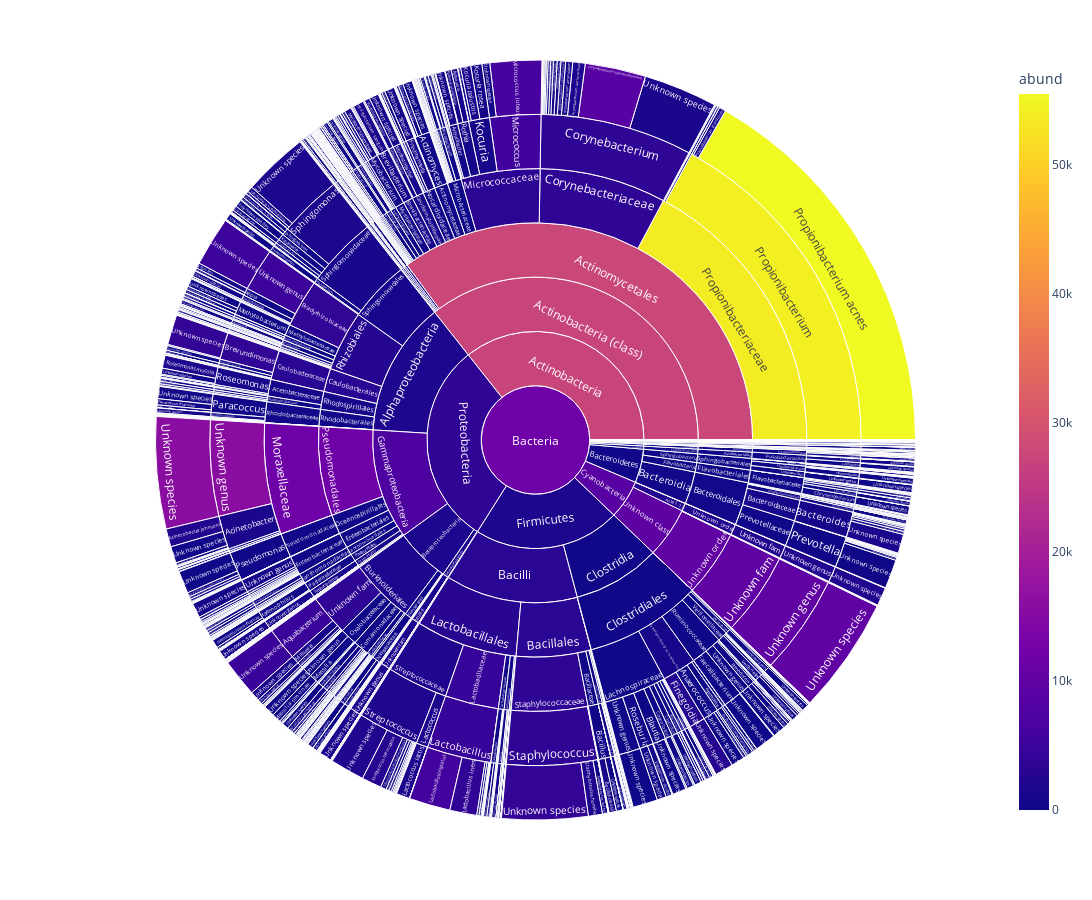

Here is the notebook cell this chart was saved with:
### Markdown cell above
#### Sunbusrts

### Code cell
fig = px.sunburst(dt_treemap, 
path = ['king', 'phyl', 'class', 'order', 'fam', 'genus', 'species'],
values = 'abund',
color = 'abund',
width = 1400,
height = 900)

fig.show()

### Figure 1 — Plotly figure (JSON) as saved in the notebook; plotly's stock layout.template omitted (floating-point values rounded to 4 significant figures; data arrays with more than 128 entries replaced by an {"elided": "..."} marker saying what was removed)
{"data": [{"branchvalues": "total", "customdata": {"elided": "2166x1 float values"}, "domain": {"x": [0, 1], "y": [0, 1]}, "hovertemplate": "labels=%{label}<br>abund_sum=%{value}<br>parent=%{parent}<br>id=%{id}<br>abund=%{color}<extra></extra>", "ids": {"elided": "2166 str values"}, "labels": {"elided": "2166 str values"}, "marker": {"coloraxis": "coloraxis", "colors": {"elided": "2166 float values"}}, "name": "", "parents": {"elided": "2166 str values"}, "type": "sunburst", "values": {"elided": "2166 int values"}}], "layout": {"coloraxis": {"colorbar": {"title": {"text": "abund"}}, "colorscale": [[0, "#0d0887"], [0.1111, "#46039f"], [0.2222, "#7201a8"], [0.3333, "#9c179e"], [0.4444, "#bd3786"], [0.5556, "#d8576b"], [0.6667, "#ed7953"], [0.7778, "#fb9f3a"], [0.8889, "#fdca26"], [1, "#f0f921"]]}, "height": 900, "legend": {"tracegroupgap": 0}, "margin": {"t": 60}, "width": 1400}}
